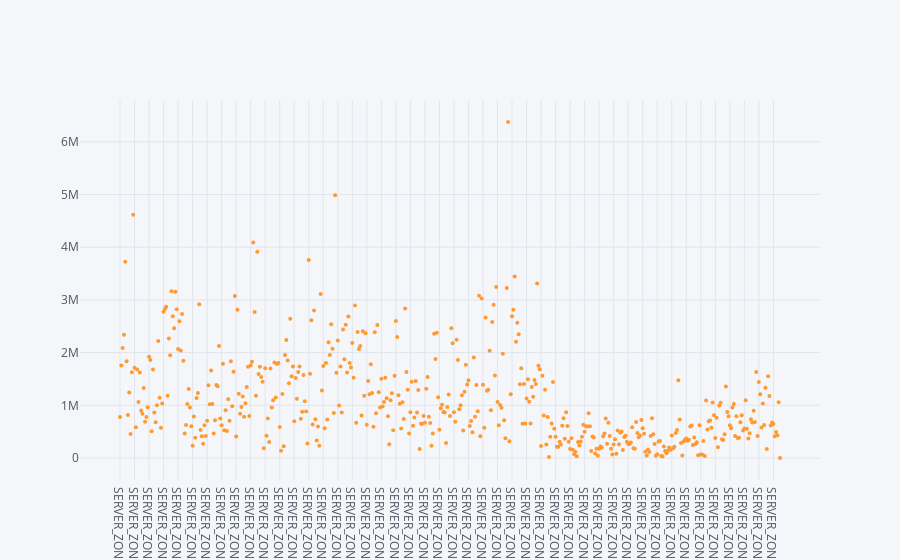

Write notebook code for a chart like this one.
### Code cell
iplot(sum_all.iplot(kind = 'scatter', mode= 'markers', asFigure=True, y = 'BANDWIDTH_TOTAL', size= 4))

### Figure 1 — Plotly figure (JSON) as saved in the notebook; plotly's stock layout.template omitted (floating-point values rounded to 4 significant figures; data arrays with more than 128 entries replaced by an {"elided": "..."} marker saying what was removed)
{"data": [{"line": {"color": "rgba(255, 153, 51, 1.0)", "dash": "solid", "shape": "linear", "width": 1.3}, "marker": {"size": 4, "symbol": "circle"}, "mode": "markers", "name": "BANDWIDTH_TOTAL", "text": "", "type": "scatter", "uid": "221d8e0e-5ac3-49a0-a00a-2ad9b75e9e70", "x": {"elided": "501 str values"}, "y": {"elided": "501 float values"}}], "layout": {"legend": {"bgcolor": "#F5F6F9", "font": {"color": "#4D5663"}}, "paper_bgcolor": "#F5F6F9", "plot_bgcolor": "#F5F6F9", "title": {"font": {"color": "#4D5663"}}, "xaxis": {"gridcolor": "#E1E5ED", "showgrid": true, "tickfont": {"color": "#4D5663"}, "title": {"font": {"color": "#4D5663"}, "text": ""}, "zerolinecolor": "#E1E5ED"}, "yaxis": {"gridcolor": "#E1E5ED", "showgrid": true, "tickfont": {"color": "#4D5663"}, "title": {"font": {"color": "#4D5663"}, "text": ""}, "zerolinecolor": "#E1E5ED"}}}
